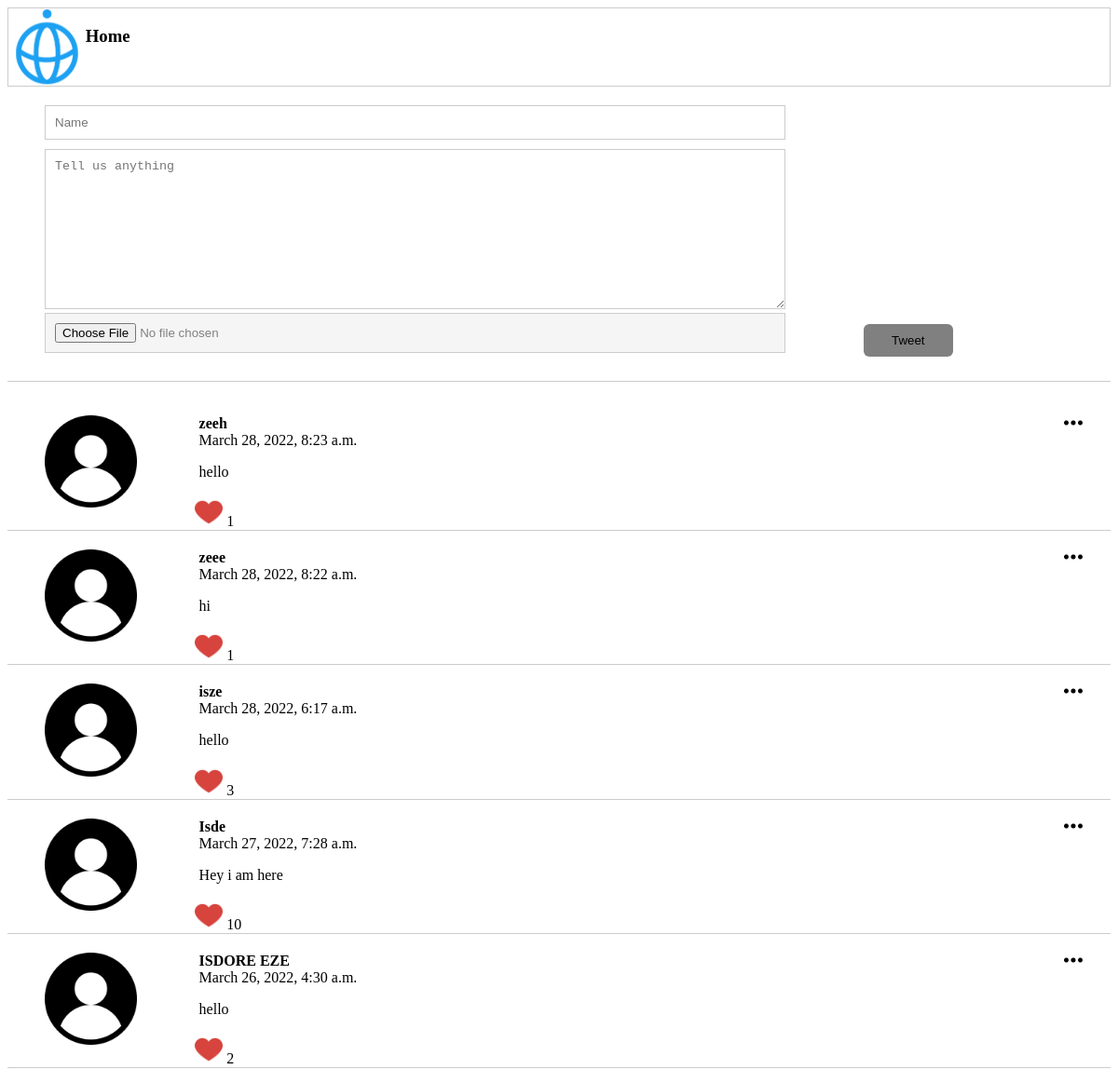
The page / on the database its author committed.
### posts/models.py (models this page shows)
class Post(models.Model):
    class Meta(object):
        db_table = 'post'
    name = models.CharField(
        'Name', blank = False, null=False, max_length=14, db_index=True, default='Anonymous'
    )
    body = models.CharField(
        'Body', blank=True, null=False, max_length=140, db_index=True
    )
    created_at = models.DateTimeField(
        'Create DateTime', blank=True, auto_now_add=True
    )
    image = CloudinaryField(
        'image', blank=True, null=True, db_index=True
    )
    likes = models.IntegerField(
        'likes', default=0, blank=True
    )

### posts/views.py (the view, shortened to what this page needs)
# urls.py: path('', views.index, name='index'),
def index(request):
    posts = Post.objects.all().order_by("-created_at")
    return render(request,'posts.html',{'posts':posts})

### templates/posts.html (shortened to what this page needs)
{% extends "base.html" %} {% block content %} {% load static %}
<section class="content">
  <section class="heading">
  <img src="static/img/twitter.svg" class="tlogo"/>
  <h1>Home</h1>
</section>
  <section class="post_form">
     <form action="/" method="POST">
      <input type="text" name="name" placeholder="Name" required />
      <textarea id="texta"name="body" placeholder="Tell us anything" required></textarea>
      <input type="file" id="myFile" name="choose file">
      <input id="tweet" type="submit" value="Tweet" />
    </form>
  </section>
  <section class="posts">
    <ul>
          {% for post in posts %}
          <li>
            <img class="menu_icon js-menu-icon" src="{% static 'img/menu.png' %}" />
            <div class="logo">
              <img src="static/img/user.png" />
            </div>
            <div class="name_body">
              <div class="name">{{ post.name }}</div>
              <div class="datetime">{{ post.created_at }}</div>
              <p>{{ post.body }}</p>
            </div>
            <div class="like">
              <a href="/like/{{post.id}}"><img src="{% static 'img/heart.png' %}" style="width: 30px" alt=""></a>
              {{post.likes}}
            </div>
          </li>
          {% endfor %}
    </ul>
  </section>
</section>
{% endblock %}

### templates/base.html (shortened to what this page needs)
<!DOCTYPE html>
<html lang="en">
<head>
    {% load static %}
    <link href="{% static 'css/style.css' %}" rel="stylesheet" />
</head>
<body>
    {% block content %}  {{ content }} {% endblock content %}
</body>
</html>

### static/css/style.css (style rules this page uses)
html, body { height: 100; }
.heading { display: flex; position: relative; border: 1px solid #ccc; }
img.tlogo { width: 7%; }
.post_form { padding: 20px 40px; border-bottom: 1px solid #ccc; }
textarea#texta { height: 150px; }
.post_form input { width: 70%; margin-bottom: 10px; padding: 10px; border: 1px solid #ccc; }
input#tweet { margin-top: 1%; width: 8%; margin-left: 7%; border-radius: 6px; position: absolute; border: 0; background-color: grey; }
input#myFile { background-color: whitesmoke; color: gray; }
.post_form textarea { width: 70%; padding: 10px; border: 1px solid #ccc; }
.posts ul { padding: 0; }
.posts li { position: relative; display: flex; border-bottom: 1px solid #ccc; padding: 20px 40px; position: relative; list-style: none; }
.posts li .menu_icon { width: 20px; position: absolute; right: 30px; top: 18px; }
.posts li .logo { flex-basis: 15%; }
.posts li .logo img { width: 60%; }
.posts li .name_body { flex-basis: 85%; }
.posts li .name_body .name { font-weight: bold; }
.like { position: absolute; bottom: 0; left: 17%; }

### rows shown on the page
Post: name "zeeh", created_at "March 28, 2022, 8:23 a.m.", body "hello", likes "1"
Post: name "zeee", created_at "March 28, 2022, 8:22 a.m.", body "hi", likes "1"
Post: name "isze", created_at "March 28, 2022, 6:17 a.m.", body "hello", likes "3"
Post: name "Isde", created_at "March 27, 2022, 7:28 a.m.", body "Hey i am here", likes "10"
Post: name "ISDORE EZE", created_at "March 26, 2022, 4:30 a.m.", body "hello", likes "2"
